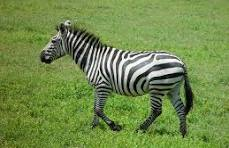
#> input picture imagenes/cebra.jpg, 229 x 148 px, found by its file name
$ python p8_mediana_0019.py
#> lines starting #> are read from the running program, lines starting #| are printed output that depends on the picture; after the words box and inside, x2 and y2 are one past the last pixel; in counts of white or black regions, pixels touching at a corner belong together
# Jesus Arriaga
# NC = 0019
import os
import cv2

# 1. Cargar la imagen
imagen = cv2.imread("cebra.jpg")  # Cambia la ruta si la tienes en "../imagenes/cebra.jpg"
#> imagen is the input picture: shape (148, 229, 3); mean B, G, R 74.8, 138.4, 113.4

# Verificar si se cargó la imagen
if imagen is None:
    print("Error: No se pudo cargar la imagen 'cebra.jpg'.")
    exit()

# 2. Aplicar filtro de mediana
# ksize=5 define una ventana de 5x5 píxeles para reemplazar el valor central por la mediana
imagen_filtrada = cv2.medianBlur(imagen, 5)
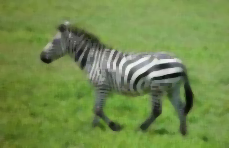
#> imagen_filtrada: shape (148, 229, 3); mean B, G, R 75, 139, 113.9

# 3. Imprimir en consola la explicación de diferencias entre ambas imágenes
print("=" * 65)
print("  DIFERENCIAS ENTRE LA IMAGEN ORIGINAL Y LA FILTRADA (cebra 0019)")
print("=" * 65)
print("1. REDUCCIÓN DE RUIDO:")
print("   - Original: Contiene puntos o píxeles aislados (ruido 'sal y pimienta').")
print("   - Filtrada: Los puntos aislados desaparecen porque la mediana los omite.")
print("\n2. CONSERVACIÓN DE BORDES Y TEXTURAS:")
print("   - A diferencia de un desfoque común (Gaussiano), el filtro de mediana")
print("     mantiene los bordes definidos de las rayas de la cebra sin difuminarlos tanto.")
print("\n3. NIVELES DE DETALLE FINO:")
print("   - Se pierde una pequeña cantidad de textura muy fina, haciendo que las")
print("     áreas homogéneas se vean más suaves e uniformes.")
print("=" * 65)

# 4. (Opcional) Añadir etiqueta con el nombre a la imagen procesada
imagen_con_texto = imagen_filtrada.copy()
cv2.putText(
    imagen_con_texto,
    "cebra 0019 (Filtro Mediana k=5)",
    (20, 40),
    cv2.FONT_HERSHEY_SIMPLEX,
    0.8,
    (0, 255, 0),
    2
)
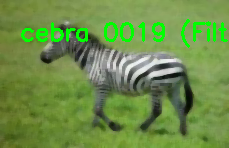
#> imagen_con_texto: shape (148, 229, 3); 4.07% of pixels changed, all inside (x1, y1, x2, y2) = (21, 19, 228, 48)

# 5. Asegurar directorio de salida y guardar
os.makedirs("../resultados", exist_ok=True)
ruta_salida = "../resultados/cebra_0019_mediana.jpg"
cv2.imwrite(ruta_salida, imagen_filtrada)

# 6. Mostrar imágenes con los títulos "cebra 0019"
cv2.imshow("cebra 0019 - Original (Con Ruido)", imagen)
cv2.imshow("cebra 0019 - Filtro Mediana (Sin Ruido)", imagen_con_texto)

# Esperar a presionar cualquier tecla para cerrar
cv2.waitKey(0)
cv2.destroyAllWindows()
print("Programa realizado por jesus arriaga 0019")
